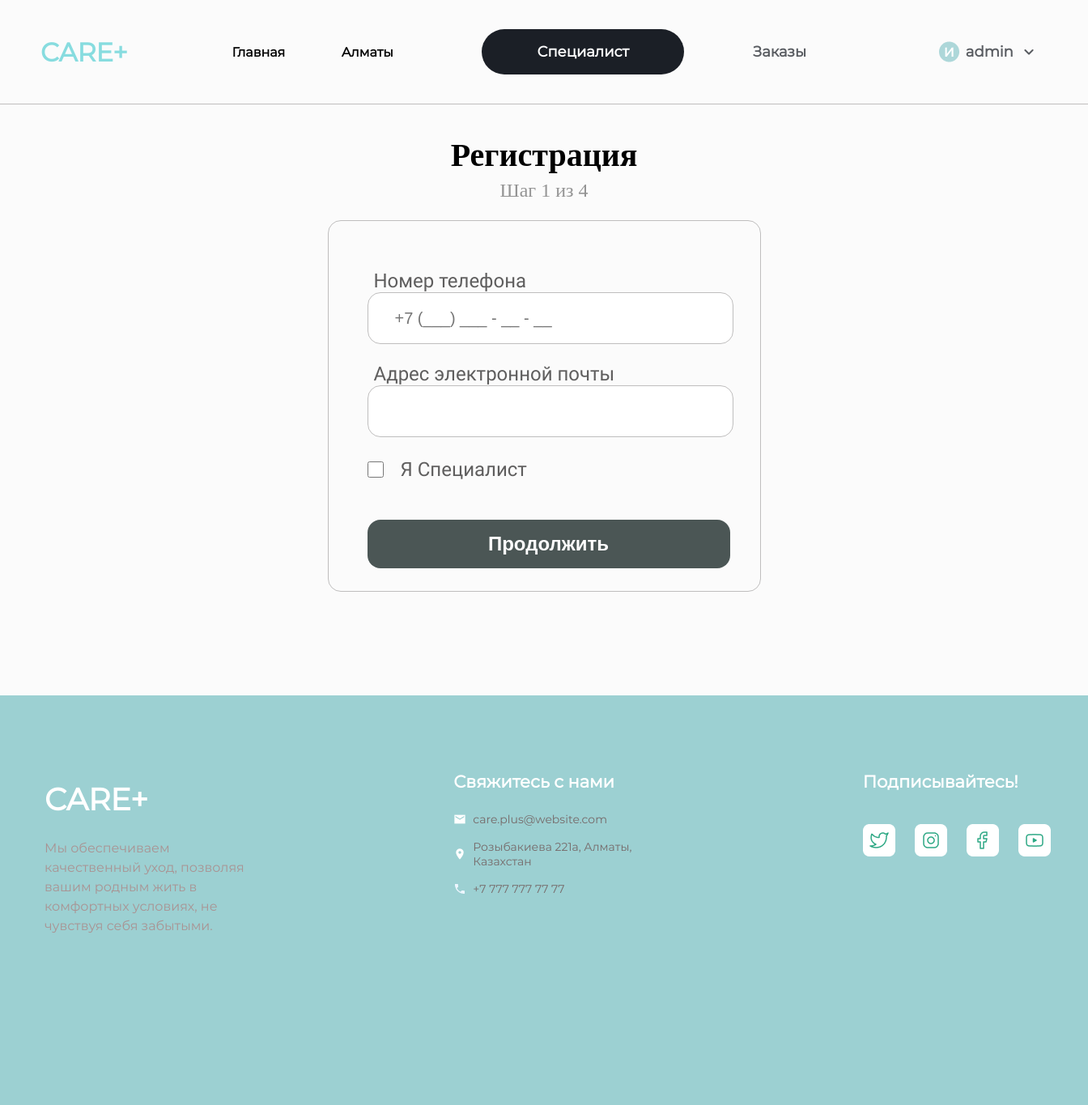
The page /register/ (signed in) on the database as committed earlier.
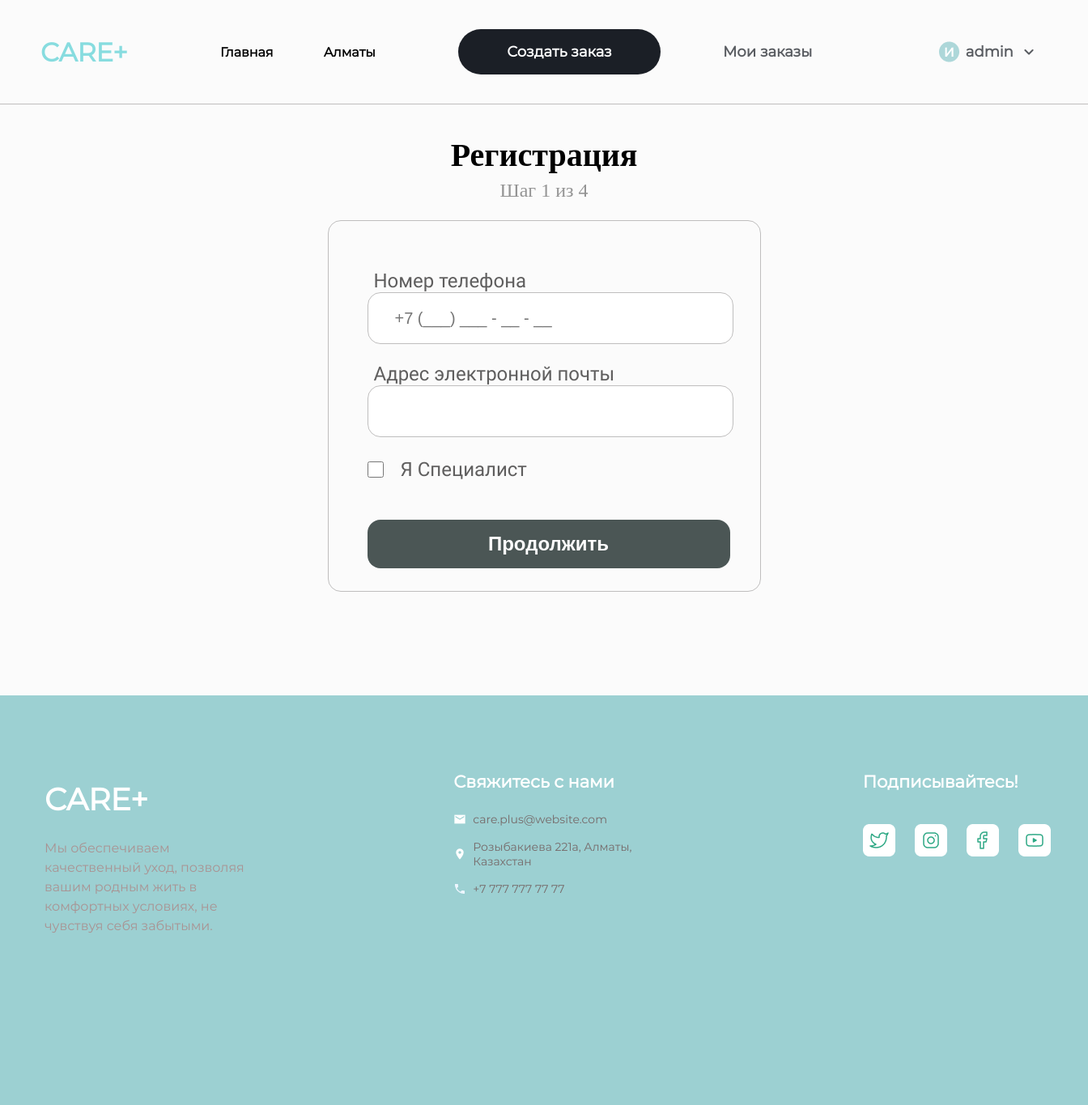
The same page on the database as committed later.
### care_app/views.py (the view, shortened to what this page needs)
# urls.py: path('register/', views.register_view, name='register'),
def register_view(request):
    try:
        step = int(request.POST.get('step', 1))
    except ValueError:
        step = 1
    context = {
        'step': step,
        'isSpecialist': request.POST.get('isSpecialist', 'no'),
        'phone': request.POST.get('phone', ''),
        'email': request.POST.get('email', ''),
        'name': request.POST.get('name', ''),
        'birthday': request.POST.get('birthday', ''),
        'sex': request.POST.get('sex', ''),
    }
    print(context)
    if request.method == 'GET':
        return render(request, 'authorisation/register.html', context)

### care_app/templates/authorisation/register.html (shortened to what this page needs)
{% load static %}
<!DOCTYPE html>
<html lang="en">
<head>
    <link rel="stylesheet" href="{% static 'care_app/authorisation/base.css' %}">
    <link rel="stylesheet" href="{% static 'care_app/header.css' %}">
</head>
<body>
    {% include 'header.html'%}
    <div class='content'>
        <h1 class='content-name'>Регистрация</h1>
        <p class='content-step'>Шаг {{step}} из 4</p>
        <form method='post' class='register-box' id='step1'>
            <div class='input-line'>
                <label for='input-phone'>
                    Номер телефона
                    <input id='input-phone' type='text' name='phone' placeholder='+7 (___) ___ - __ - __' value='{{phone}}'>
                </label>
            </div>
            <div class='input-line'>
                <label for='input-email'>
                    Адрес электронной почты
                    <input id='input-email' type='email' name='email' value='{{email}}'>
                </label>
            </div>
            <div style='display: flex; align-items: center; gap: 8px; margin-top: 26px;'>
                <input type='checkbox' id='specialist-checkbox' name='isSpecialist' value='yes' {%if isSpecialist == 'yes'%}checked{%endif%}>
                <label for='specialist-checkbox' style='margin-left: 10px;'>Я Специалист</label>
            </div>
            <button type='submit'>Продолжить</button>
        </form>
    </div>
    {% include 'footer.html' %}
</body>

### care_app/templates/header.html (shortened to what this page needs)
{% load static %}
<header class='header'>
    <div class='header-content'>
        <a href='/' style='text-decoration:none;color:inherit;'>
            <div class='header-logo'>CARE+</div><a>
        <a href='/' style='text-decoration:none;color:black;'>
            <p class='header-text'>Главная</p></a>
        <p class='header-text'>Алматы</p>
        {% if user.is_authenticated %}
            {% if request.user.user_type == 'Client' %}
                <a href='/create_order' style='text-decoration:none;color:black;'>
                    <div class='header-client'>Создать заказ</div></a>
                <a href="/my_orders" style='text-decoration:none;color:black;'>
                    <div class='header-spec'>Мои заказы</div></a>
            {% else %}
                <a href='/' style='text-decoration:none;color:black;'>
                    <div class='header-client'>Специалист</div></a>
                <a href="/all_orders" style='text-decoration:none;color:black;'>
                    <div class='header-spec'>Заказы</div></a>
            {% endif %}
            <a id='dropdown-trigger' href='/profile' style='text-decoration:none; color: inherit;'>
                <div class='header-guest'>
                    <img id='user-circle' src="{% static 'images/user-header.png' %}">
                    <span id='header-user-name'>{{user.name}}</span>
                    <img id='dropdown' src="{% static 'images/header-dropdown.png' %}"></div></a>
        {% endif %}
    </div>
</header>

Rows that differ between the two databases and show on the page:
changed CustomUser "admin": user_type "Specialist" → "Client" (drawn)
Other text that changed with them:
text no longer shown: "Специалист Заказы"
text now shown: "Создать заказ Мои заказы"
